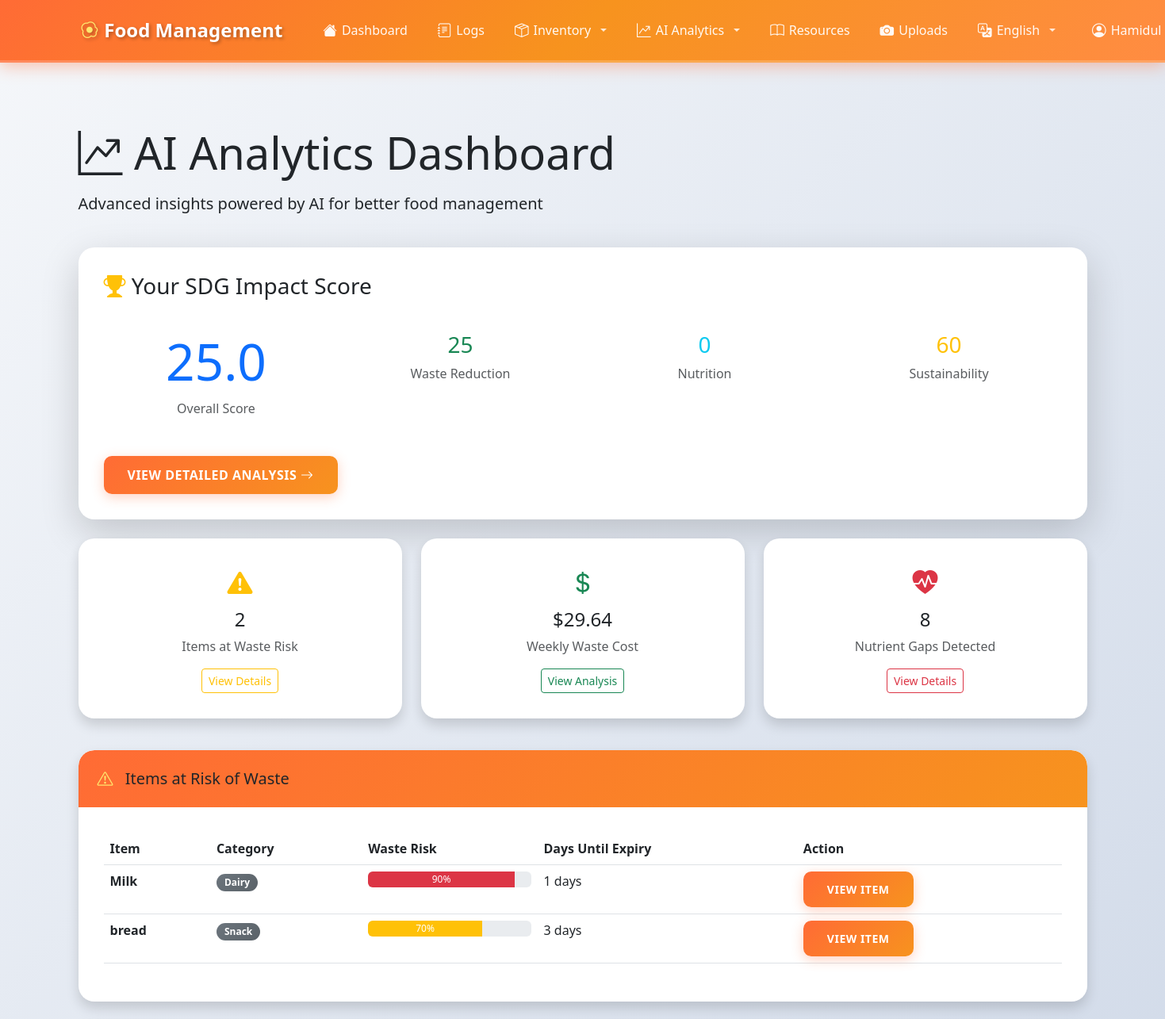
/ai/ (signed in, upper part), run on an earlier commit of the app's database.
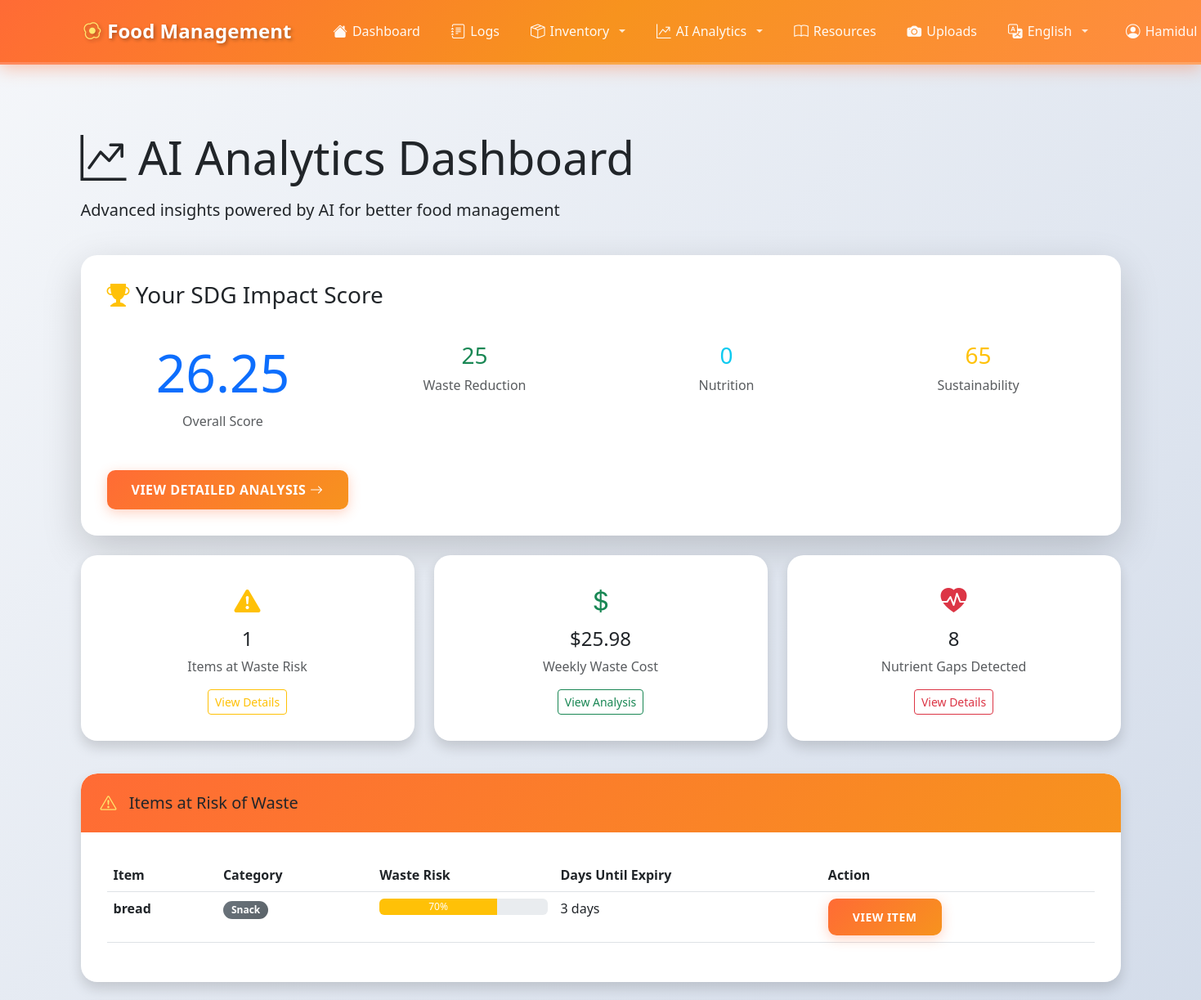
And on a later commit of the database.
### inventory/models.py (models this page shows, shortened)
class InventoryItem(models.Model):
    CATEGORY_CHOICES = [
        ('vegetable', 'Vegetable'),
        ('fruit', 'Fruit'),
        ('dairy', 'Dairy'),
        ('meat', 'Meat'),
        ('grain', 'Grain'),
        ('beverage', 'Beverage'),
        ('snack', 'Snack'),
        ('frozen', 'Frozen'),
        ('canned', 'Canned'),
        ('other', 'Other'),
    ]
    UNIT_CHOICES = [
        ('kg', 'Kilogram (kg)'),
        ('g', 'Gram (g)'),
        ('lb', 'Pound (lb)'),
        ('oz', 'Ounce (oz)'),
        ('l', 'Liter (l)'),
        ('ml', 'Milliliter (ml)'),
        ('cup', 'Cup'),
        ('piece', 'Piece'),
        ('pack', 'Pack'),
    ]
    STATUS_CHOICES = [
        ('fresh', 'Fresh'),
        ('expiring_soon', 'Expiring Soon'),
        ('expired', 'Expired'),
        ('consumed', 'Consumed'),
    ]
    user = models.ForeignKey(User, on_delete=models.CASCADE, related_name='inventory_items')
    item_name = models.CharField(max_length=255, help_text="Name of the food item")
    quantity = models.DecimalField(
        max_digits=10,
        decimal_places=2,
        validators=[MinValueValidator(0)],
        help_text="Current quantity"
    )
    unit = models.CharField(max_length=20, choices=UNIT_CHOICES, default='piece')
    category = models.CharField(max_length=50, choices=CATEGORY_CHOICES, default='other')
    purchase_date = models.DateField(help_text="Date when the item was purchased")
    expiration_date = models.DateField(
        blank=True,
        null=True,
        help_text="Expected expiration date (optional)"
    )
    status = models.CharField(max_length=20, choices=STATUS_CHOICES, default='fresh')
    notes = models.TextField(blank=True, null=True, help_text="Additional notes")
    created_at = models.DateTimeField(auto_now_add=True)
    updated_at = models.DateTimeField(auto_now=True)
    class Meta:
        verbose_name = "Inventory Item"
        verbose_name_plural = "Inventory Items"
        ordering = ['expiration_date', 'item_name']
        indexes = [
            models.Index(fields=['user', 'status']),
            models.Index(fields=['expiration_date']),
            models.Index(fields=['category']),
        ]

### ai_analytics/views.py (the view)
# urls.py: path('', views.ai_analytics_dashboard, name='dashboard'),
@login_required
def ai_analytics_dashboard(request):
    analyzer = AIConsumptionAnalyzer(request.user)
    waste_estimator = WasteEstimator(request.user)
    sdg_scorer = SDGImpactScorer(request.user)
    weekly_trends = analyzer.analyze_weekly_trends()
    imbalances = analyzer.detect_category_imbalances()
    waste_predictions = analyzer.predict_waste_risk(days_ahead=7)
    nutrient_gaps = analyzer.detect_nutrient_gaps()
    weekly_waste = waste_estimator.estimate_weekly_waste()
    monthly_waste = waste_estimator.estimate_monthly_waste()
    community_comparison = waste_estimator.compare_to_community()
    sdg_score = sdg_scorer.calculate_sdg_score()
    latest_sdg_score = SDGImpactScore.objects.filter(
        user=request.user
    ).order_by('-week_start_date').first()
    context = {
        'weekly_trends': weekly_trends,
        'imbalances': imbalances,
        'waste_predictions': waste_predictions[:5],  # Top 5
        'nutrient_gaps': nutrient_gaps,
        'weekly_waste': weekly_waste,
        'monthly_waste': monthly_waste,
        'community_comparison': community_comparison,
        'sdg_score': sdg_score,
        'latest_sdg_score': latest_sdg_score,
        'heatmap_json': analyzer.generate_heatmap_json(),
    }
    return render(request, 'ai_analytics/dashboard.html', context)

### ai_analytics/ai_engine.py (called while the page is built)
    def _find_foods_for_nutrient(self, nutrient):
        high_nutrient_foods = []
        for category, nutrients in self.NUTRIENT_DATABASE.items():
            if nutrient in nutrients and nutrients[nutrient] > 50:
                foods = FoodItem.objects.filter(category=category)[:3]
                high_nutrient_foods.extend([food.name for food in foods])
        return high_nutrient_foods[:5]

    def _generate_trend_summary(self, patterns):
        if not patterns:
            return "No significant weekly trends detected. Your consumption is fairly consistent."
        summaries = []
        for pattern in patterns[:3]:
            summaries.append(pattern['description'])
        return " | ".join(summaries)

    def generate_heatmap_json(self):
        trends = self.analyze_weekly_trends()
        return json.dumps(trends['heatmap_data'], indent=2)

### ai_analytics/sdg_scorer.py (called while the page is built, shortened)
    def _get_previous_week_score(self, previous_week_start):
        try:
            previous_score = SDGImpactScore.objects.filter(
                user=self.user,
                week_start_date=previous_week_start
            ).first()
        except:
            pass
        return None

### ai_analytics/templates/ai_analytics/dashboard.html (shortened to what the changed rows need)
{% extends 'base.html' %}
{% load static %}
{% block content %}
<div class="container mt-4">
    <div class="row mb-4">
        <div class="col-12">
            <h1 class="display-4 mb-3">
                <i class="bi bi-graph-up-arrow"></i> AI Analytics Dashboard
            </h1>
        </div>
    </div>
    <div class="row mb-4">
        <div class="col-md-12">
            <div class="card shadow-lg border-0">
                <div class="card-body">
                    <div class="row text-center">
                        <div class="col-md-3">
                            <div class="p-3">
                                <h2 class="display-3 text-primary">{{ sdg_score.overall_score }}</h2>
                                <p class="text-muted">Overall Score</p>
                            </div>
                        </div>
                        <div class="col-md-3">
                            <div class="p-3">
                                <h3 class="text-warning">{{ sdg_score.sustainability_score }}</h3>
                                <p class="text-muted">Sustainability</p>
                            </div>
                        </div>
                    </div>
                </div>
            </div>
        </div>
    </div>
    <div class="row mb-4">
        <div class="col-md-4">
            <div class="card shadow border-0 mb-3">
                <div class="card-body text-center">
                    <i class="bi bi-exclamation-triangle-fill text-warning" style="font-size: 2rem;"></i>
                    <h4 class="mt-2">{{ waste_predictions|length }}</h4>
                    <p class="text-muted">Items at Waste Risk</p>
                    <a href="{% url 'ai_analytics:waste_analysis' %}" class="btn btn-sm btn-outline-warning">View Details</a>
                </div>
            </div>
        </div>
        <div class="col-md-4">
            <div class="card shadow border-0 mb-3">
                <div class="card-body text-center">
                    <i class="bi bi-currency-dollar text-success" style="font-size: 2rem;"></i>
                    <h4 class="mt-2">${{ weekly_waste.total_waste_cost|floatformat:2 }}</h4>
                    <p class="text-muted">Weekly Waste Cost</p>
                    <a href="{% url 'ai_analytics:waste_analysis' %}" class="btn btn-sm btn-outline-success">View Analysis</a>
                </div>
            </div>
        </div>
    </div>
    {% if waste_predictions %}
    <div class="row mb-4">
        <div class="col-12">
            <div class="card shadow border-0">
                <div class="card-body">
                    <div class="table-responsive">
                        <table class="table table-hover">
                            <thead>
                                <tr>
                                    <th>Item</th>
                                    <th>Category</th>
                                    <th>Waste Risk</th>
                                    <th>Days Until Expiry</th>
                                    <th>Action</th>
                                </tr>
                            </thead>
                            <tbody>
                                {% for pred in waste_predictions %}
                                <tr>
                                    <td><strong>{{ pred.item_name }}</strong></td>
                                    <td><span class="badge bg-secondary">{{ pred.category|title }}</span></td>
                                    <td>
                                        <div class="progress" style="height: 20px;">
                                            <div class="progress-bar {% if pred.predicted_waste_probability > 70 %}bg-danger{% elif pred.predicted_waste_probability > 40 %}bg-warning{% else %}bg-info{% endif %}"
                                                 role="progressbar"
                                                 style="width: {{ pred.predicted_waste_probability }}%"
                                                 aria-valuenow="{{ pred.predicted_waste_probability }}"
                                                 aria-valuemin="0"
                                                 aria-valuemax="100">
                                                {{ pred.predicted_waste_probability }}%
                                            </div>
                                        </div>
                                    </td>
                                    <td>{{ pred.days_until_expiry }} days</td>
                                    <td>
                                        {% if pred.inventory_item %}
                                        <a href="{% url 'inventory:detail' pred.inventory_item.id %}" class="btn btn-sm btn-primary">View Item</a>
                                        {% endif %}
                                    </td>
                                </tr>
                                {% endfor %}
                            </tbody>
                        </table>
                    </div>
                </div>
            </div>
        </div>
    </div>
    {% endif %}
</div>
{% endblock %}

### templates/base.html (shortened to what this page needs)
{% load i18n static %}
<!DOCTYPE html>
<html lang="{{ LANGUAGE_CODE|default:'en' }}" dir="{% if LANGUAGE_CODE == 'ar' %}rtl{% else %}ltr{% endif %}">
<head>
    {% load static %}
    <link href="https://cdn.jsdelivr.net/npm/bootstrap@5.3.0/dist/css/bootstrap.min.css" rel="stylesheet">
    <link rel="stylesheet" href="https://cdn.jsdelivr.net/npm/bootstrap-icons@1.11.0/font/bootstrap-icons.css">
    <link rel="stylesheet" href="{% static 'css/style.css' %}">
</head>
<body>
    {% if user.is_authenticated %}
    <nav class="navbar navbar-expand-lg navbar-dark sticky-top">
        <div class="container">
            <a class="navbar-brand" href="{% url 'dashboard_placeholder' %}">
                <i class="bi bi-egg-fried"></i> {% trans "Food Management" %}
            </a>
            <div class="collapse navbar-collapse" id="navbarNav">
                <ul class="navbar-nav me-auto">
                    <li class="nav-item">
                        <a class="nav-link" href="{% url 'dashboard_placeholder' %}">
                            <i class="bi bi-house-fill"></i> {% trans "Dashboard" %}
                        </a>
                    </li>
                    <li class="nav-item">
                        <a class="nav-link" href="{% url 'logs:list' %}">
                            <i class="bi bi-journal-text"></i> {% trans "Logs" %}
                        </a>
                    </li>
                    <li class="nav-item dropdown">
                        <a class="nav-link dropdown-toggle" href="#" id="inventoryDropdown" role="button" data-bs-toggle="dropdown" aria-expanded="false">
                            <i class="bi bi-box-seam"></i> {% trans "Inventory" %}
                        </a>
                    </li>
                    <li class="nav-item dropdown">
                        <a class="nav-link dropdown-toggle" href="#" id="aiDropdown" role="button" data-bs-toggle="dropdown" aria-expanded="false">
                            <i class="bi bi-graph-up-arrow"></i> {% trans "AI Analytics" %}
                        </a>
                    </li>
                    <li class="nav-item">
                        <a class="nav-link" href="{% url 'resources:list' %}">
                            <i class="bi bi-book"></i> {% trans "Resources" %}
                        </a>
                    </li>
                    <li class="nav-item">
                        <a class="nav-link" href="{% url 'uploads:list' %}">
                            <i class="bi bi-camera-fill"></i> {% trans "Uploads" %}
                        </a>
                    </li>
                </ul>
                <ul class="navbar-nav">
                    {% get_current_language as CURRENT_LANGUAGE %}
                    {% get_available_languages as LANGUAGES %}
                    <li class="nav-item dropdown me-2">
                        <a class="nav-link dropdown-toggle text-white" href="#" id="languageDropdownAuth" role="button" data-bs-toggle="dropdown" aria-expanded="false">
                            <i class="bi bi-translate"></i>
                            {% for lang_code, lang_name in LANGUAGES %}
                                {% if lang_code == CURRENT_LANGUAGE %}{{ lang_name }}{% endif %}
                            {% endfor %}
                        </a>
                            {% get_language_info_list for LANGUAGES as languages %}
                    </li>
                    <li class="nav-item dropdown">
                        <a class="nav-link dropdown-toggle text-white" href="#" id="userDropdown" role="button" data-bs-toggle="dropdown" aria-expanded="false">
                            <i class="bi bi-person-circle"></i> {{ user.username }}
                        </a>
                    </li>
                </ul>
            </div>
        </div>
    </nav>
    {% endif %}
    <main class="container my-4">
        {% block content %}{% endblock %}
    </main>
</body>
</html>

What changed in the data, as far as the page shows it:
removed InventoryItem: item_name "Milk", category "Dairy", predicted_waste_probability "90", days_until_expiry "1"
Also different on the page:
{{ sdg_score.overall_score }}: "25.0" → "26.25"
{{ sdg_score.sustainability_score }}: "60" → "65"
{{ waste_predictions|length }}: "2" → "1"
{{ weekly_waste.total_waste_cost|floatformat:2 }}: "29.64" → "25.98"
